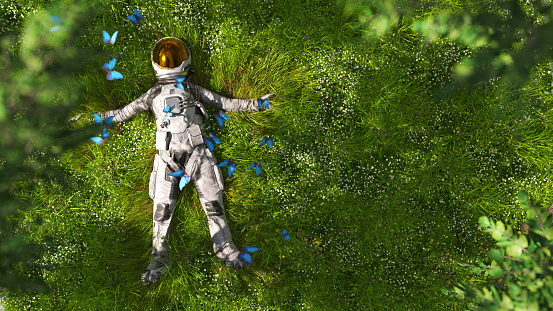
#> input picture demo.jpg, 553 x 311 px
$ python 11.Masking.py
#> lines starting #> are read from the running program, lines starting #| are printed output that depends on the picture; after the words box and inside, x2 and y2 are one past the last pixel; in counts of white or black regions, pixels touching at a corner belong together

import cv2 as cv
import numpy as np

img = cv.imread('demo.jpg')
#> img is the input picture: shape (311, 553, 3); mean B, G, R 30.5, 92.1, 72
cv.imshow('Cats', img)

blank = np.zeros(img.shape[:2], dtype='uint8')
cv.imshow('Blank Image', blank)

circle = cv.circle(blank.copy(), (img.shape[1]//2 + 45,img.shape[0]//2), 100, 255, -1)

rectangle = cv.rectangle(blank.copy(), (30,30), (370,370), 255, -1)

weird_shape = cv.bitwise_and(circle,rectangle)
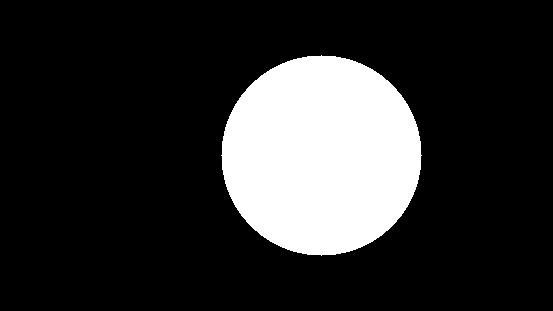
#> circle: shape (311, 553); 18.3% white; 1 white region, box (x1, y1, x2, y2) and area: (221, 55, 422, 256) 31417
cv.imshow('Weird Shape', weird_shape)
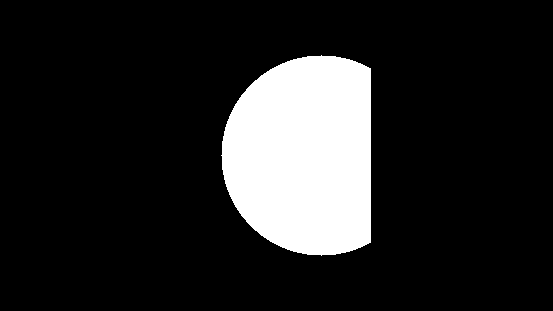
#> window 'Weird Shape': shape (311, 553); 14.6% white; 1 white region, box (x1, y1, x2, y2) and area: (221, 55, 371, 256) 25186

masked = cv.bitwise_and(img,img,mask=weird_shape)
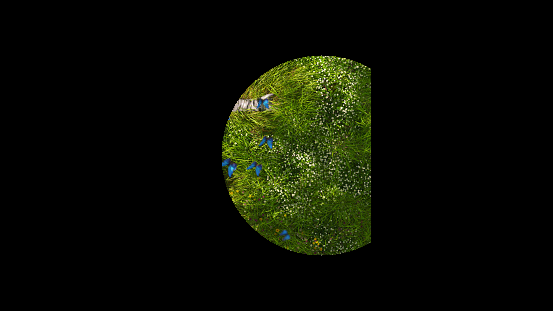
#> masked: shape (311, 553, 3); mean B, G, R 3.3, 13.1, 10.2
cv.imshow('Weird Shaped Masked Image', masked)

cv.waitKey(0)
